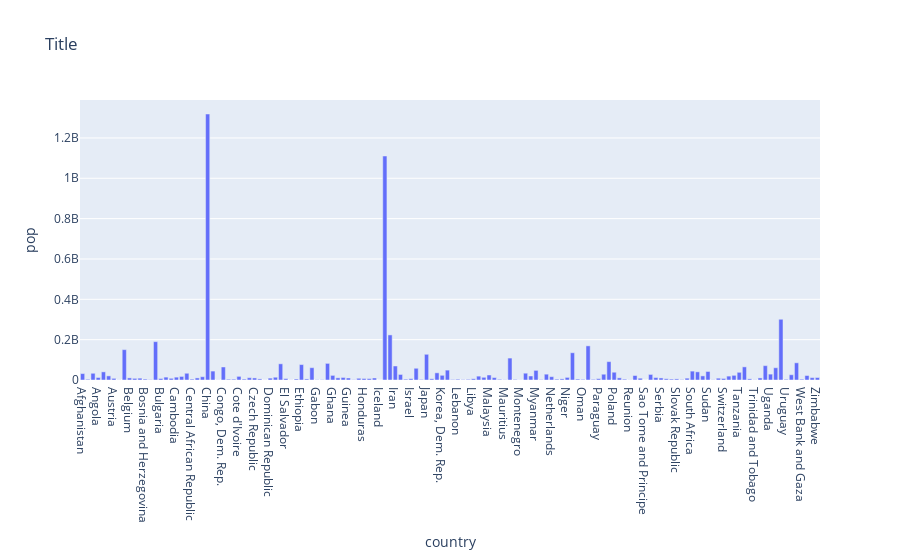

The notebook cell saved with this chart:
### Code cell
# plotly
px.bar(df, y="pop", x="country", title="Title")

### Figure 1 — Plotly figure (JSON) as saved in the notebook; plotly's stock layout.template omitted (floating-point values rounded to 4 significant figures; data arrays with more than 128 entries replaced by an {"elided": "..."} marker saying what was removed)
{"data": [{"alignmentgroup": "True", "hovertemplate": "country=%{x}<br>pop=%{y}<extra></extra>", "legendgroup": "", "marker": {"color": "#636efa", "pattern": {"shape": ""}}, "name": "", "offsetgroup": "", "orientation": "v", "showlegend": false, "textposition": "auto", "type": "bar", "x": {"elided": "142 str values"}, "xaxis": "x", "y": {"elided": "142 int values"}, "yaxis": "y"}], "layout": {"barmode": "relative", "legend": {"tracegroupgap": 0}, "title": {"text": "Title"}, "xaxis": {"anchor": "y", "domain": [0, 1], "title": {"text": "country"}}, "yaxis": {"anchor": "x", "domain": [0, 1], "title": {"text": "pop"}}}}
